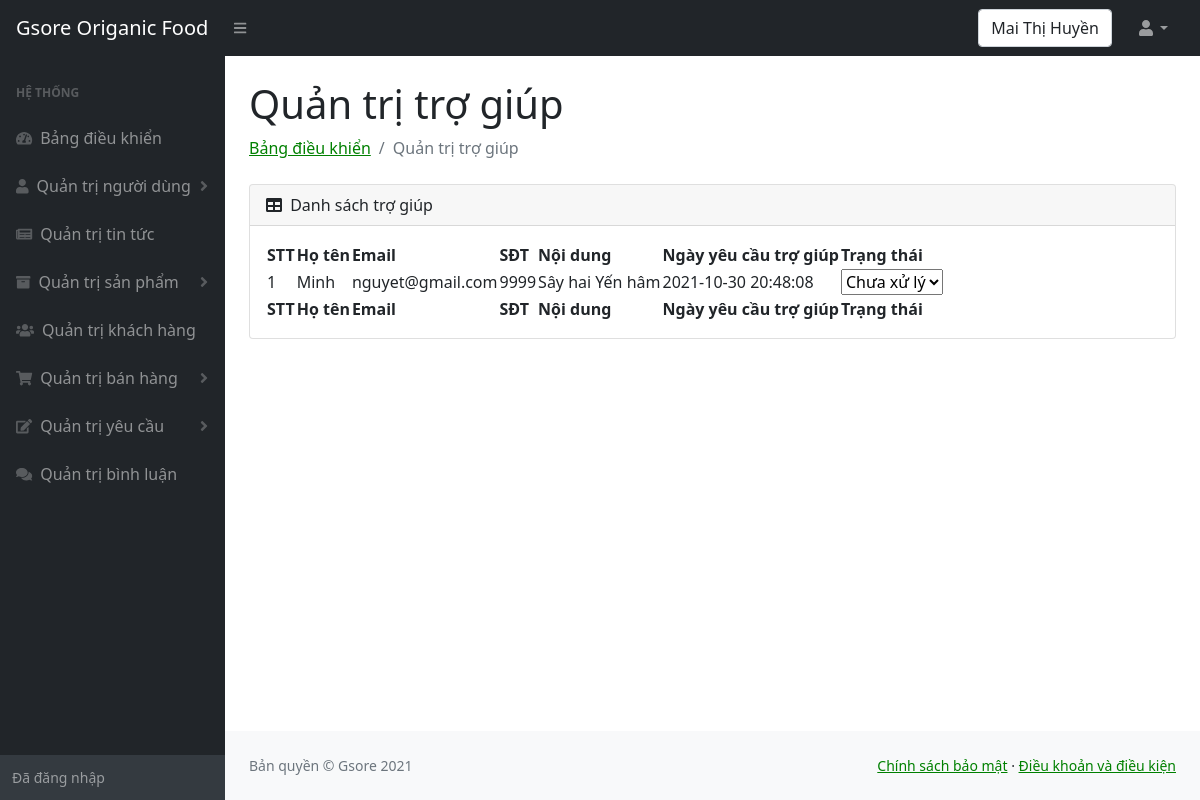
Screenshot of /admin/tro-giup.php (signed in) with the database file from the repository.
### tables this page shows
CREATE TABLE `trogiup` (
  `matrogiup` int(10) NOT NULL,
  `tentrogiup` varchar(100) NOT NULL,
  `emailtrogiup` varchar(100) NOT NULL,
  `sdttrogiup` int(15) NOT NULL,
  `noidungtrogiup` varchar(200) NOT NULL,
  `ngayyeucau` datetime NOT NULL,
  `trangthai` tinyint(1) NOT NULL DEFAULT 0
);

### admin/tro-giup.php (the view, shortened to what this page needs)
<!DOCTYPE html>
<html lang="en">
<head>
    <link href="https://cdn.jsdelivr.net/npm/simple-datatables@latest/dist/style.css" rel="stylesheet" />
    <link href="css/styles.css" rel="stylesheet" />
</head>
    <body class="sb-nav-fixed">
        <nav class="sb-topnav navbar navbar-expand navbar-dark bg-dark">
            <a class="navbar-brand ps-3" href="../index.php">Gsore Origanic Food </a>
            <button class="btn btn-link btn-sm order-1 order-lg-0 me-4 me-lg-0" id="sidebarToggle" href="#!"><i class="fas fa-bars"></i></button>
            <form class="d-none d-md-inline-block form-inline ms-auto me-0 me-md-3 my-2 my-md-0">
                <div class="input-group">
                  <div class="form-control"><?php  echo $_SESSION['ten_nguoi_dung'];?>  </div>
                </div>
            </form>
            <ul class="navbar-nav ms-auto ms-md-0 me-3 me-lg-4">
                <li class="nav-item dropdown">
                    <a class="nav-link dropdown-toggle" id="navbarDropdown" href="#" role="button" data-bs-toggle="dropdown" aria-expanded="false"><i class="fas fa-user fa-fw"></i></a>
                </li>
            </ul>
        </nav>
        <div id="layoutSidenav">
        <div id="layoutSidenav_nav" >
                <nav class="sb-sidenav accordion sb-sidenav-dark" id="sidenavAccordion">
                    <div class="sb-sidenav-menu">
                        <div class="nav">
                            <div class="sb-sidenav-menu-heading">Hệ thống</div>
                            <a class="nav-link" href="index.php">
                                <div class="sb-nav-link-icon"><i class="fas fa-tachometer-alt"></i></div>
                                Bảng điều khiển
                            </a>
                            <a class="nav-link collapsed" href="nguoidung.php" data-bs-toggle="collapse" data-bs-target="#collapseOne" aria-expanded="false" aria-controls="collapseOne">
                                <div class="sb-nav-link-icon"><i class="fas fa-user"></i></div>
                                Quản trị người dùng
                                <div class="sb-sidenav-collapse-arrow"><i class="fas fa-angle-down"></i></div>
                            </a>
                            <a class="nav-link" href="tintuc.php">
                                <div class="sb-nav-link-icon"><i class="fas fa-newspaper"></i></div>
                                    Quản trị tin tức
                            </a>
                            <a class="nav-link collapsed" href="#" data-bs-toggle="collapse" data-bs-target="#collapseTwo" aria-expanded="false" aria-controls="collapseTwo">
                                <div class="sb-nav-link-icon"><i class="fas fa-archive"></i></div>
                                Quản trị sản phẩm
                                <div class="sb-sidenav-collapse-arrow"><i class="fas fa-angle-down"></i></div>
                            </a>
                            <a class="nav-link" href="khachhang.php">
                                <div class="sb-nav-link-icon"><i class="fas fa-users"></i></div>
                                Quản trị khách hàng
                            </a>
                            <a class="nav-link collapsed" href="#" data-bs-toggle="collapse" data-bs-target="#collapseThree" aria-expanded="false" aria-controls="collapseThree">
                                <div class="sb-nav-link-icon"><i class="fas fa-shopping-cart"></i></div>
                                Quản trị bán hàng
                                <div class="sb-sidenav-collapse-arrow"><i class="fas fa-angle-down"></i></div>
                            </a>
                            <a class="nav-link collapsed" href="#" data-bs-toggle="collapse" data-bs-target="#collapseFour" aria-expanded="false" aria-controls="collapseFour">
                                <div class="sb-nav-link-icon"><i class="fas fa-edit"></i></div>
                                Quản trị yêu cầu
                                <div class="sb-sidenav-collapse-arrow"><i class="fas fa-angle-down"></i></div>
                            </a>
                            <a class="nav-link" href="binhluan.php">
                                <div class="sb-nav-link-icon"><i class="fas fa-comments"></i></div>
                                Quản trị bình luận
                            </a>
                        </div>
                    </div>
                    <div class="sb-sidenav-footer">
                        <div class="small">Đã đăng nhập</div>
                    </div>
                </nav>
            </div>
            <div id="layoutSidenav_content">
                <main>
                    <div class="container-fluid px-4">
                        <h1 class="mt-4">Quản trị trợ giúp</h1>
                        <ol class="breadcrumb mb-4">
                            <li class="breadcrumb-item"><a href="index.php">Bảng điều khiển</a></li>
                            <li class="breadcrumb-item active">Quản trị trợ giúp</li>
                        </ol>
                        <div class="card mb-4">
                            <div class="card-header">
                                <i class="fas fa-table me-1"></i>
                                Danh sách trợ giúp
                            </div>
                            <div class="card-body">
                                <table id="datatablesSimple">
                                    <thead>
                                        <tr>
                                            <th>STT</th>
                                            <th>Họ tên</th>
                                            <th>Email</th>
                                            <th>SĐT</th>
                                            <th>Nội dung</th>
                                            <th>Ngày yêu cầu trợ giúp</th>
                                            <th>Trạng thái</th>
                                        </tr>
                                    </thead>
                                    <tfoot>
                                        <tr>
                                            <th>STT</th>
                                            <th>Họ tên</th>
                                            <th>Email</th>
                                            <th>SĐT</th>
                                            <th>Nội dung</th>
                                            <th>Ngày yêu cầu trợ giúp</th>
                                            <th>Trạng thái</th>
                                        </tr>
                                    </tfoot>
                                    <tbody>
                                        <?php
                                        include("../config.php");
                                        $sql = "SELECT *
                                                FROM trogiup
                                                ORDER BY matrogiup DESC
                                                ";
                                        $result = mysqli_query($ket_noi, $sql);
                                        $i = 0;
                                        while ($row = mysqli_fetch_array($result)) {
                                            $i++;
                                        ?>
                                            <tr>
                                                <td><?php echo $i ?></td>
                                                <td><?php echo $row["tentrogiup"] ?></td>
                                                <td><?php echo $row["emailtrogiup"] ?></td>
                                                <td><?php echo $row["sdttrogiup"] ?></td>
                                                <td><?php echo $row["noidungtrogiup"] ?></td>
                                                <td><?php echo $row["ngayyeucau"] ?></td>
                                                <td>
                                                    <select name="select-status" class="select-status" onchange="this.options[this.selectedIndex].value && (window.location = this.options[this.selectedIndex].value);">
                                                        <option value="tro-giup_sua-trang-thai.php?id=<?php echo $row['matrogiup'] ?>&status=0" <?php if($row["trangthai"]==0) echo "selected"; ?>>Chưa xử lý</option>
                                                    </select>
                                                </td>
                                            </tr>
                                        <?php
                                        }
                                        ?>
                                    </tbody>
                                </table>
                            </div>
                        </div>
                    </div>
                </main>
                <footer class="py-4 bg-light mt-auto">
                    <div class="container-fluid px-4">
                        <div class="d-flex align-items-center justify-content-between small">
                            <div class="text-muted">Bản quyền &copy; Gsore 2021</div>
                            <div>
                                    <a href="chinhsachbaomat.php">Chính sách bảo mật</a>
                                    &middot;
                                    <a href="chinhsachbaomat.php">Điều khoản và điều kiện</a>
                            </div>
                        </div>
                    </div>
                </footer>
            </div>
        </div>
</body>
</html>

### rows the page displays
trogiup: tentrogiup "Minh", emailtrogiup "nguyet@gmail.com", sdttrogiup "9999", noidungtrogiup "Sây hai Yến hâm", ngayyeucau "2021-10-30 20:48:08", select-status "Chưa xử lý"

### other values shown
$_SESSION['ten_nguoi_dung'] "Mai Thị Huyền"
